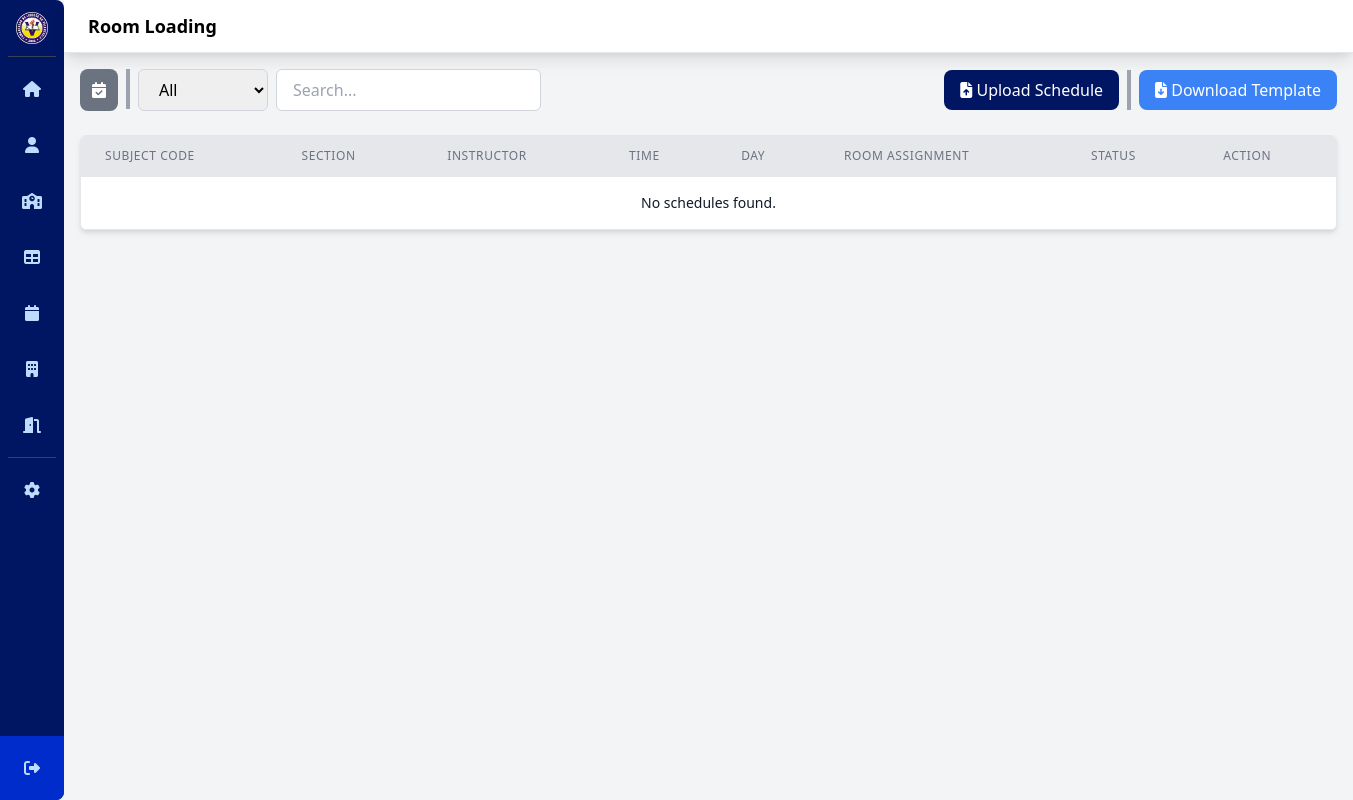
The page /loads_upload.php (signed in) on the database as committed earlier.
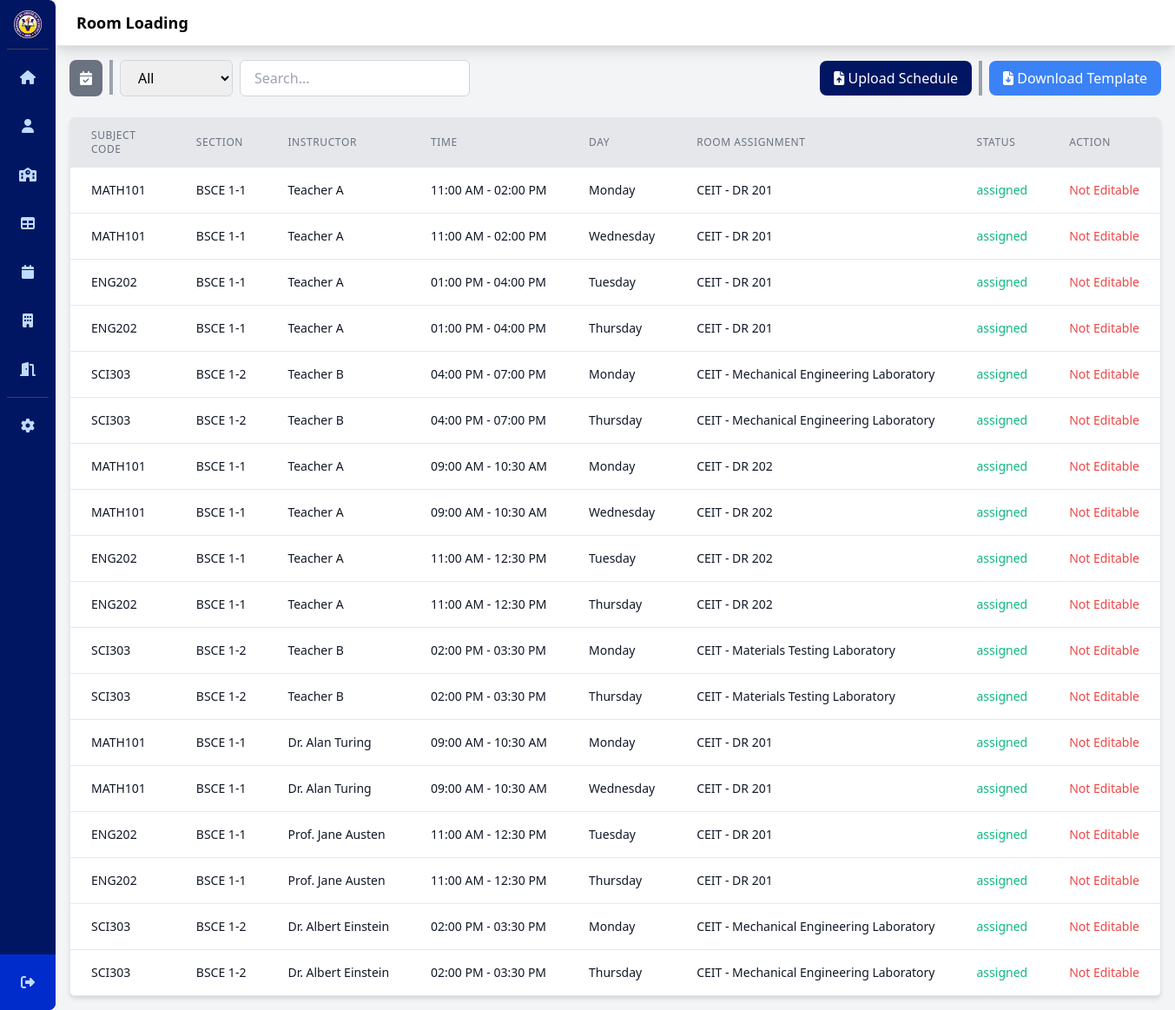
The same page on the database as committed later.
### tables this page shows
CREATE TABLE `schedules` (
  `schedule_id` int(11) NOT NULL,
  `user_id` int(11) NOT NULL,
  `subject_code` varchar(50) NOT NULL,
  `subject` varchar(255) NOT NULL,
  `section` varchar(50) NOT NULL,
  `instructor` varchar(255) NOT NULL,
  `start_time` time NOT NULL,
  `end_time` time NOT NULL,
  `days` varchar(50) NOT NULL,
  `class_type` enum('Lecture','Laboratory') NOT NULL,
  `ay_semester` int(11) NOT NULL,
  `department_id` int(11) NOT NULL,
  `sched_status` enum('pending','assigned','conflicted') DEFAULT 'pending',
  `created_at` timestamp NOT NULL DEFAULT current_timestamp(),
  `updated_at` timestamp NOT NULL DEFAULT current_timestamp() ON UPDATE current_timestamp()
);

CREATE TABLE `buildings_tbl` (
  `building_id` int(11) NOT NULL,
  `building_name` varchar(100) NOT NULL,
  `building_desc` text NOT NULL,
  `created_at` timestamp NOT NULL DEFAULT current_timestamp()
);

CREATE TABLE `rooms_tbl` (
  `room_id` int(11) NOT NULL,
  `building_id` int(11) DEFAULT NULL,
  `room_name` varchar(50) NOT NULL,
  `room_type` enum('Lecture','Laboratory') NOT NULL,
  `room_status` enum('Available','Unavailable') NOT NULL,
  `created_at` timestamp NOT NULL DEFAULT current_timestamp()
);

### loads_upload.php (the view, shortened to what the changed rows need)
<?php
    require 'database/config.php';
?>
<!DOCTYPE html>
<html lang="en">
<head>
    <link rel="stylesheet" href="css/style.css">
    <link href="https://cdn.jsdelivr.net/npm/tailwindcss@^2.2.15/dist/tailwind.min.css" rel="stylesheet">
</head>
<body class="bg-gray-50">
    <div class="flex h-screen bg-gray-100">
            <?php include 'sidebar.php'; ?>
        <div class="flex flex-col flex-1">
            <header class="bg-white shadow-lg">
                <div class="flex items-center justify-between px-6 py-3 border-b">
                    <h2 class="text-lg font-semibold">Room Loading</h2>
                </div>
            </header>
            <main class="flex-1 p-4 overflow-y-auto">
                <div class="mt-6">
                    <div id="schedulesList" class="overflow-x-auto max-h-[calc(100vh-200px)] bg-white rounded-md shadow-md border border-gray-200">
                        <table id="schedules-table" class="min-w-full divide-y divide-gray-200">
                            <thead>
                                <tr class="bg-gray-200 border-b">
                                    <th class="px-6 py-3 text-left text-xs font-medium text-gray-500 uppercase tracking-wider">Subject Code</th>
                                    <th class="px-6 py-3 text-left text-xs font-medium text-gray-500 uppercase tracking-wider">Section</th>
                                    <th class="px-6 py-3 text-left text-xs font-medium text-gray-500 uppercase tracking-wider">Instructor</th>
                                    <th class="px-6 py-3 text-left text-xs font-medium text-gray-500 uppercase tracking-wider">Time</th>
                                    <th class="px-6 py-3 text-left text-xs font-medium text-gray-500 uppercase tracking-wider">Day</th>
                                    <th class="px-6 py-3 text-left text-xs font-medium text-gray-500 uppercase tracking-wider">Room Assignment</th>
                                    <th class="px-6 py-3 text-left text-xs font-medium text-gray-500 uppercase tracking-wider">Status</th>
                                    <th class="px-6 py-3 text-left text-xs font-medium text-gray-500 uppercase tracking-wider">Action</th>
                                </tr>
                            </thead>
                            <tbody id="schedules-body" class="bg-white divide-y divide-gray-200">
                                <?php
                                    $query = "
                                        SELECT
                                            schedules.*,
                                            room_assignments_tbl.assignment_id,
                                            rooms_tbl.room_name,
                                            rooms_tbl.room_type,
                                            rooms_tbl.building_id,
                                            buildings_tbl.building_name,
                                            buildings_tbl.building_desc
                                        FROM schedules
                                        LEFT JOIN room_assignments_tbl ON schedules.schedule_id = room_assignments_tbl.schedule_id
                                        LEFT JOIN rooms_tbl ON room_assignments_tbl.room_id = rooms_tbl.room_id
                                        LEFT JOIN buildings_tbl ON rooms_tbl.building_id = buildings_tbl.building_id
                                        WHERE schedules.user_id = ?
                                        ORDER BY schedules.created_at DESC
                                    ";
                                    if ($stmt = $conn->prepare($query)) {
                                        $stmt->bind_param('i', $_SESSION['user_id']);
                                        $stmt->execute();
                                        $result = $stmt->get_result();
                                        if ($result->num_rows > 0) {
                                            while ($row = $result->fetch_assoc()) {
                                                $schedId = $row["schedule_id"];
                                                $schedStatus = $row["sched_status"];
                                                $isEditable = (strtolower($schedStatus) === 'pending' || strtolower($schedStatus) === 'conflicted');
                                                $isAssigned = (strtolower($schedStatus) === 'assigned');
                                                $isNewSchedule = (strtotime($row['created_at']) >= strtotime('-30 seconds'));
                                                $rowClass = $isNewSchedule ? 'bg-blue-100' : '';
                                                $startTime12hr = date("h:i A", strtotime($row['start_time']));
                                                $endTime12hr = date("h:i A", strtotime($row['end_time']));
                                                echo "<tr class='$rowClass'>";
                                                echo '<td class="px-6 py-4 whitespace-nowrap text-sm text-gray-900">' . htmlspecialchars($row['subject_code']) . '</td>';
                                                echo '<td class="px-6 py-4 whitespace-nowrap text-sm text-gray-900">' . htmlspecialchars($row['section']) . '</td>';
                                                echo '<td class="px-6 py-4 whitespace-nowrap text-sm text-gray-900">' . htmlspecialchars($row['instructor']) . '</td>';
                                                echo '<td class="px-6 py-4 whitespace-nowrap text-sm text-gray-900">' . htmlspecialchars($startTime12hr) . ' - ' . htmlspecialchars($endTime12hr) . '</td>';
                                                echo '<td class="px-6 py-4 whitespace-nowrap text-sm text-gray-900">' . htmlspecialchars($row['days']) . '</td>';
                                                if ($isAssigned) {
                                                    echo '<td class="px-6 py-4 whitespace-nowrap text-sm text-gray-900">' . htmlspecialchars($row['building_name']) . ' - ' . htmlspecialchars($row['room_name']) .'</td>';
                                                    echo '<td class="px-6 py-4 whitespace-nowrap text-sm text-green-500">' . htmlspecialchars($row['sched_status']) . '</td>';
                                                } else {
                                                    echo '<td class="px-6 py-4 whitespace-nowrap text-sm font-semibold text-red-500">Not Assigned</td>';
                                                    echo '<td class="px-6 py-4 whitespace-nowrap text-sm text-gray-900">' . htmlspecialchars($row['sched_status']) . '</td>';
                                                }
                                                if ($isEditable) {
                                                    echo '<td class="py-2 px-4 space-x-2">';
                                                    echo '<button onclick="editSched(' . $schedId . ')" class="bg-blue-500 text-white rounded-md px-4 py-2 hover:bg-blue-600">Edit</button>';
                                                    echo '<button onclick="deleteSched(' . $schedId . ')" class="bg-red-500 text-white rounded-md px-4 py-2 hover:bg-red-600">Delete</button>';
                                                    echo '</td>';
                                                } else {
                                                    echo '<td class="px-6 py-4 whitespace-nowrap text-sm text-red-500">Not Editable</td>';
                                                }
                                                echo '</tr>';
                                            }
                                        } else {
                                            echo '<tr><td colspan="8" class="px-6 py-4 whitespace-nowrap text-sm text-gray-900 text-center">No schedules found.</td></tr>';
                                        }
                                    }
                                    ?>
                            </tbody>
                        </table>
                    </div>
                </div>
            </main>
        </div>
    </div>
</body>
</html>

Rows that differ between the two databases and show on the page:
added schedules: subject_code "MATH101", section "BSCE 1-1", instructor "Teacher A", start_time "11:00 AM", end_time "02:00 PM", days "Monday", buildings_tbl.building_name "CEIT", rooms_tbl.room_name "DR 201", sched_status "assigned", shows "Not Editable"
added schedules: subject_code "MATH101", section "BSCE 1-1", instructor "Teacher A", start_time "11:00 AM", end_time "02:00 PM", days "Wednesday", buildings_tbl.building_name "CEIT", rooms_tbl.room_name "DR 201", sched_status "assigned", shows "Not Editable"
added schedules: subject_code "ENG202", section "BSCE 1-1", instructor "Teacher A", start_time "01:00 PM", end_time "04:00 PM", days "Tuesday", buildings_tbl.building_name "CEIT", rooms_tbl.room_name "DR 201", sched_status "assigned", shows "Not Editable"
added schedules: subject_code "ENG202", section "BSCE 1-1", instructor "Teacher A", start_time "01:00 PM", end_time "04:00 PM", days "Thursday", buildings_tbl.building_name "CEIT", rooms_tbl.room_name "DR 201", sched_status "assigned", shows "Not Editable"
added schedules: subject_code "SCI303", section "BSCE 1-2", instructor "Teacher B", start_time "04:00 PM", end_time "07:00 PM", days "Monday", buildings_tbl.building_name "CEIT", rooms_tbl.room_name "Mechanical Engineering Laboratory", sched_status "assigned", shows "Not Editable"
added schedules: subject_code "SCI303", section "BSCE 1-2", instructor "Teacher B", start_time "04:00 PM", end_time "07:00 PM", days "Thursday", buildings_tbl.building_name "CEIT", rooms_tbl.room_name "Mechanical Engineering Laboratory", sched_status "assigned", shows "Not Editable"
added schedules: subject_code "MATH101", section "BSCE 1-1", instructor "Teacher A", start_time "09:00 AM", end_time "10:30 AM", days "Monday", buildings_tbl.building_name "CEIT", rooms_tbl.room_name "DR 202", sched_status "assigned", shows "Not Editable"
added schedules: subject_code "MATH101", section "BSCE 1-1", instructor "Teacher A", start_time "09:00 AM", end_time "10:30 AM", days "Wednesday", buildings_tbl.building_name "CEIT", rooms_tbl.room_name "DR 202", sched_status "assigned", shows "Not Editable"
added schedules: subject_code "ENG202", section "BSCE 1-1", instructor "Teacher A", start_time "11:00 AM", end_time "12:30 PM", days "Tuesday", buildings_tbl.building_name "CEIT", rooms_tbl.room_name "DR 202", sched_status "assigned", shows "Not Editable"
added schedules: subject_code "ENG202", section "BSCE 1-1", instructor "Teacher A", start_time "11:00 AM", end_time "12:30 PM", days "Thursday", buildings_tbl.building_name "CEIT", rooms_tbl.room_name "DR 202", sched_status "assigned", shows "Not Editable"
added schedules: subject_code "SCI303", section "BSCE 1-2", instructor "Teacher B", start_time "02:00 PM", end_time "03:30 PM", days "Monday", buildings_tbl.building_name "CEIT", rooms_tbl.room_name "Materials Testing Laboratory", sched_status "assigned", shows "Not Editable"
added schedules: subject_code "SCI303", section "BSCE 1-2", instructor "Teacher B", start_time "02:00 PM", end_time "03:30 PM", days "Thursday", buildings_tbl.building_name "CEIT", rooms_tbl.room_name "Materials Testing Laboratory", sched_status "assigned", shows "Not Editable"
added schedules: subject_code "MATH101", section "BSCE 1-1", instructor "Dr. Alan Turing", start_time "09:00 AM", end_time "10:30 AM", days "Monday", buildings_tbl.building_name "CEIT", rooms_tbl.room_name "DR 201", sched_status "assigned", shows "Not Editable"
added schedules: subject_code "MATH101", section "BSCE 1-1", instructor "Dr. Alan Turing", start_time "09:00 AM", end_time "10:30 AM", days "Wednesday", buildings_tbl.building_name "CEIT", rooms_tbl.room_name "DR 201", sched_status "assigned", shows "Not Editable"
added schedules: subject_code "ENG202", section "BSCE 1-1", instructor "Prof. Jane Austen", start_time "11:00 AM", end_time "12:30 PM", days "Tuesday", buildings_tbl.building_name "CEIT", rooms_tbl.room_name "DR 201", sched_status "assigned", shows "Not Editable"
added schedules: subject_code "ENG202", section "BSCE 1-1", instructor "Prof. Jane Austen", start_time "11:00 AM", end_time "12:30 PM", days "Thursday", buildings_tbl.building_name "CEIT", rooms_tbl.room_name "DR 201", sched_status "assigned", shows "Not Editable"
added schedules: subject_code "SCI303", section "BSCE 1-2", instructor "Dr. Albert Einstein", start_time "02:00 PM", end_time "03:30 PM", days "Monday", buildings_tbl.building_name "CEIT", rooms_tbl.room_name "Mechanical Engineering Laboratory", sched_status "assigned", shows "Not Editable"
added schedules: subject_code "SCI303", section "BSCE 1-2", instructor "Dr. Albert Einstein", start_time "02:00 PM", end_time "03:30 PM", days "Thursday", buildings_tbl.building_name "CEIT", rooms_tbl.room_name "Mechanical Engineering Laboratory", sched_status "assigned", shows "Not Editable"
Other text that changed with them:
text no longer shown: "No schedules found."
